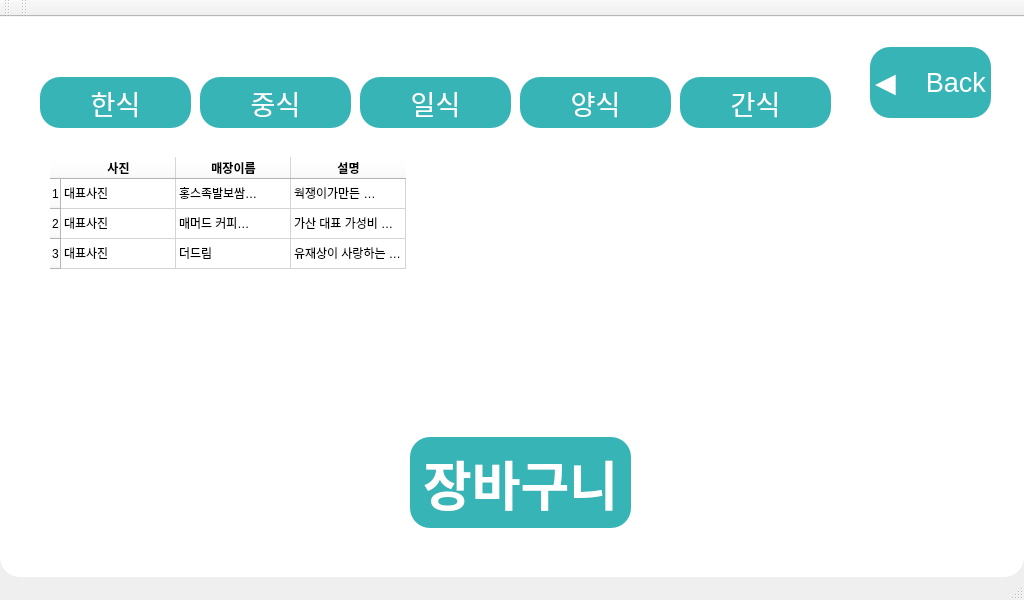
<?xml version="1.0" encoding="UTF-8"?>
<ui version="4.0">
 <class>storeWindow</class>
 <widget class="QMainWindow" name="storeWindow">
  <property name="geometry">
   <rect>
    <x>0</x>
    <y>0</y>
    <width>1024</width>
    <height>600</height>
   </rect>
  </property>
  <property name="windowTitle">
   <string>MainWindow</string>
  </property>
  <widget class="QWidget" name="centralwidget">
   <widget class="QLabel" name="statisticBack">
    <property name="geometry">
     <rect>
      <x>0</x>
      <y>-40</y>
      <width>1024</width>
      <height>600</height>
     </rect>
    </property>
    <property name="styleSheet">
     <string notr="true">background-color: rgba( 255, 255, 255); border-radius: 20px</string>
    </property>
    <property name="text">
     <string/>
    </property>
   </widget>
   <widget class="QPushButton" name="basketBtn">
    <property name="geometry">
     <rect>
      <x>410</x>
      <y>420</y>
      <width>221</width>
      <height>91</height>
     </rect>
    </property>
    <property name="font">
     <font>
      <pointsize>40</pointsize>
      <weight>75</weight>
      <bold>true</bold>
     </font>
    </property>
    <property name="styleSheet">
     <string notr="true">color:rgb(255,255,255);background-color: rgb(55, 181, 182); border-radius: 20px</string>
    </property>
    <property name="text">
     <string>장바구니</string>
    </property>
   </widget>
   <widget class="QTableWidget" name="workTable">
    <property name="geometry">
     <rect>
      <x>50</x>
      <y>140</y>
      <width>931</width>
      <height>251</height>
     </rect>
    </property>
    <property name="baseSize">
     <size>
      <width>0</width>
      <height>0</height>
     </size>
    </property>
    <property name="acceptDrops">
     <bool>false</bool>
    </property>
    <property name="toolTip">
     <string>&lt;html&gt;&lt;head/&gt;&lt;body&gt;&lt;p align=&quot;center&quot;&gt;&lt;br/&gt;&lt;/p&gt;&lt;/body&gt;&lt;/html&gt;</string>
    </property>
    <property name="layoutDirection">
     <enum>Qt::LeftToRight</enum>
    </property>
    <property name="styleSheet">
     <string notr="true">color:rgb(0,0,0);background-color: rgb(255, 255, 255); border-radius: 20px</string>
    </property>
    <property name="midLineWidth">
     <number>2</number>
    </property>
    <attribute name="horizontalHeaderVisible">
     <bool>true</bool>
    </attribute>
    <attribute name="horizontalHeaderCascadingSectionResizes">
     <bool>true</bool>
    </attribute>
    <attribute name="horizontalHeaderDefaultSectionSize">
     <number>115</number>
    </attribute>
    <attribute name="horizontalHeaderStretchLastSection">
     <bool>false</bool>
    </attribute>
    <row>
     <property name="text">
      <string>1</string>
     </property>
    </row>
    <row>
     <property name="text">
      <string>2</string>
     </property>
    </row>
    <row>
     <property name="text">
      <string>3</string>
     </property>
    </row>
    <column>
     <property name="text">
      <string>사진</string>
     </property>
     <property name="font">
      <font>
       <weight>75</weight>
       <bold>true</bold>
      </font>
     </property>
     <property name="textAlignment">
      <set>AlignCenter</set>
     </property>
    </column>
    <column>
     <property name="text">
      <string>매장이름</string>
     </property>
     <property name="font">
      <font>
       <weight>75</weight>
       <bold>true</bold>
      </font>
     </property>
     <property name="textAlignment">
      <set>AlignCenter</set>
     </property>
    </column>
    <column>
     <property name="text">
      <string>설명</string>
     </property>
     <property name="font">
      <font>
       <weight>75</weight>
       <bold>true</bold>
      </font>
     </property>
     <property name="textAlignment">
      <set>AlignCenter</set>
     </property>
    </column>
    <item row="0" column="0">
     <property name="text">
      <string>대표사진</string>
     </property>
     <property name="whatsThis">
      <string notr="true"/>
     </property>
    </item>
    <item row="0" column="1">
     <property name="text">
      <string>홍스족발보쌈
</string>
     </property>
    </item>
    <item row="0" column="2">
     <property name="text">
      <string>웍쟁이가만든 리얼불맛 오늘먹고 또 생각나는 맛</string>
     </property>
    </item>
    <item row="1" column="0">
     <property name="text">
      <string>대표사진</string>
     </property>
    </item>
    <item row="1" column="1">
     <property name="text">
      <string>매머드 커피
</string>
     </property>
    </item>
    <item row="1" column="2">
     <property name="text">
      <string>가산 대표 가성비 커피 !</string>
     </property>
    </item>
    <item row="2" column="0">
     <property name="text">
      <string>대표사진 </string>
     </property>
    </item>
    <item row="2" column="1">
     <property name="text">
      <string>더드림</string>
     </property>
    </item>
    <item row="2" column="2">
     <property name="text">
      <string>유재상이 사랑하는 구내식당 오면 더드림!</string>
     </property>
    </item>
   </widget>
   <widget class="QPushButton" name="westernBtn">
    <property name="geometry">
     <rect>
      <x>520</x>
      <y>60</y>
      <width>151</width>
      <height>51</height>
     </rect>
    </property>
    <property name="font">
     <font>
      <pointsize>20</pointsize>
     </font>
    </property>
    <property name="styleSheet">
     <string notr="true">color:rgb(255,255,255);background-color: rgb(55, 181, 182); border-radius: 20px</string>
    </property>
    <property name="text">
     <string>양식</string>
    </property>
   </widget>
   <widget class="QPushButton" name="chinaBtn">
    <property name="geometry">
     <rect>
      <x>200</x>
      <y>60</y>
      <width>151</width>
      <height>51</height>
     </rect>
    </property>
    <property name="font">
     <font>
      <pointsize>20</pointsize>
     </font>
    </property>
    <property name="styleSheet">
     <string notr="true">color:rgb(255,255,255);background-color: rgb(55, 181, 182); border-radius: 20px</string>
    </property>
    <property name="text">
     <string>중식</string>
    </property>
   </widget>
   <widget class="QPushButton" name="japanBtn">
    <property name="geometry">
     <rect>
      <x>360</x>
      <y>60</y>
      <width>151</width>
      <height>51</height>
     </rect>
    </property>
    <property name="font">
     <font>
      <pointsize>20</pointsize>
     </font>
    </property>
    <property name="styleSheet">
     <string notr="true">color:rgb(255,255,255);background-color: rgb(55, 181, 182); border-radius: 20px</string>
    </property>
    <property name="text">
     <string>일식</string>
    </property>
   </widget>
   <widget class="QPushButton" name="snackBtn">
    <property name="geometry">
     <rect>
      <x>680</x>
      <y>60</y>
      <width>151</width>
      <height>51</height>
     </rect>
    </property>
    <property name="font">
     <font>
      <pointsize>20</pointsize>
     </font>
    </property>
    <property name="styleSheet">
     <string notr="true">color:rgb(255,255,255);background-color: rgb(55, 181, 182); border-radius: 20px</string>
    </property>
    <property name="text">
     <string>간식</string>
    </property>
   </widget>
   <widget class="QPushButton" name="koreaBtn">
    <property name="geometry">
     <rect>
      <x>40</x>
      <y>60</y>
      <width>151</width>
      <height>51</height>
     </rect>
    </property>
    <property name="font">
     <font>
      <pointsize>20</pointsize>
     </font>
    </property>
    <property name="styleSheet">
     <string notr="true">color:rgb(255,255,255);background-color: rgb(55, 181, 182); border-radius: 20px</string>
    </property>
    <property name="text">
     <string>한식</string>
    </property>
   </widget>
   <widget class="QPushButton" name="backBtn">
    <property name="geometry">
     <rect>
      <x>870</x>
      <y>30</y>
      <width>121</width>
      <height>71</height>
     </rect>
    </property>
    <property name="font">
     <font>
      <pointsize>20</pointsize>
     </font>
    </property>
    <property name="styleSheet">
     <string notr="true">color:rgb(255,255,255);background-color: rgb(55, 181, 182); border-radius: 20px</string>
    </property>
    <property name="text">
     <string>◀️    Back</string>
    </property>
   </widget>
  </widget>
  <widget class="QMenuBar" name="menubar">
   <property name="geometry">
    <rect>
     <x>0</x>
     <y>0</y>
     <width>1024</width>
     <height>22</height>
    </rect>
   </property>
  </widget>
  <widget class="QStatusBar" name="statusbar"/>
  <widget class="QToolBar" name="toolBar">
   <property name="windowTitle">
    <string>toolBar</string>
   </property>
   <attribute name="toolBarArea">
    <enum>TopToolBarArea</enum>
   </attribute>
   <attribute name="toolBarBreak">
    <bool>false</bool>
   </attribute>
  </widget>
  <widget class="QToolBar" name="toolBar_2">
   <property name="windowTitle">
    <string>toolBar_2</string>
   </property>
   <attribute name="toolBarArea">
    <enum>TopToolBarArea</enum>
   </attribute>
   <attribute name="toolBarBreak">
    <bool>false</bool>
   </attribute>
  </widget>
 </widget>
 <resources/>
 <connections/>
</ui>
